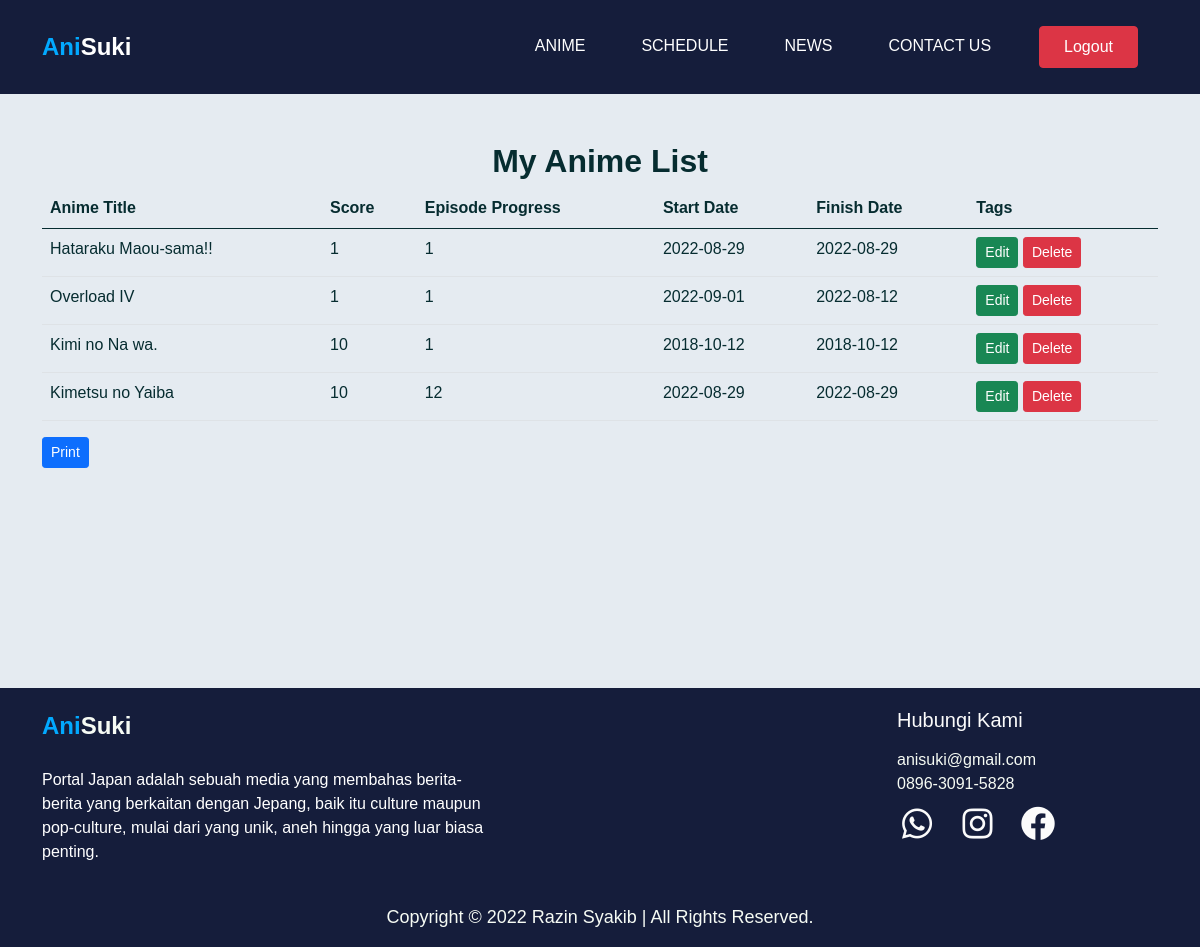
Page /list.php on the committed database.
### tables this page shows
CREATE TABLE `anime_list` (
  `id_anime` varchar(7) NOT NULL,
  `anime_title` varchar(255) NOT NULL,
  `score` int(2) NOT NULL,
  `episode_progress` int(4) NOT NULL,
  `start_date` date NOT NULL,
  `finish_date` date NOT NULL,
  `notes` varchar(255) NOT NULL
);

### list.php (the view, shortened to what this page needs)
<?php
require 'koneksi.php';
?>
<!doctype html>
<html lang="en">
<head>
    <link href="https://cdn.jsdelivr.net/npm/bootstrap@5.0.2/dist/css/bootstrap.min.css" rel="stylesheet">
    <link rel="stylesheet" href="style.css">
    <link href="https://unpkg.com/aos@2.3.1/dist/aos.css" rel="stylesheet">
    <link href='https://unpkg.com/boxicons@2.1.2/css/boxicons.min.css' rel='stylesheet'>
    <link rel="stylesheet" href="path/to/font-awesome/css/font-awesome.min.css">
</head>
<body>
    <header>
        <div id="nav-scroll">
            <nav class="navbar navbar-expand-lg navbar-light py-4 bgcolor" data-aos="fade-down">
                <div class="container">
                    <a class="navbar-brand" href="#"><span>Ani</span>Suki</a>
                    <div class="collapse navbar-collapse" id="navbarResponsive">
                        <div class="navbar-nav ms-auto">
                            <a class="nav-link" aria-current="page" href="nime.html">ANIME</a>
                            <a class="nav-link" href="#">SCHEDULE</a>
                            <a class="nav-link" href="news.php">NEWS</a>
                            <a class="nav-link" href="contact.php">CONTACT US</a>
                            <a class="nav-link btn btn-danger px-4 text-white" href="index.php">Logout</a>
                        </div>
                    </div>
                </div>
            </nav>
        </div>
    </header>
    <section class="body-edit">
        <div class="container">
            <div class="row pt-5" data-aos="fade-up" data-aos-once="true">
                <div class="col-12">
                    <h2 class="section-heading">My Anime List</h2>
                </div>
                <div class="col-12">
                    <table class="table">
                        <thead>
                            <tr>
                                <th scope="col">Anime Title</th>
                                <th scope="col">Score</th>
                                <th scope="col">Episode Progress</th>
                                <th scope="col">Start Date</th>
                                <th scope="col">Finish Date</th>
                                <th scope="col">Tags</th>
                            </tr>
                        </thead>
                        <tbody>
                            <?php
                            $query = "SELECT * FROM anime_list";
                            $query_run = mysqli_query($connect, $query);
                            if (mysqli_num_rows($query_run) > 0) {
                                foreach ($query_run as $list) {
                            ?>
                                    <tr>
                                        <td><?= $list['anime_title']; ?></td>
                                        <td><?= $list['score']; ?></td>
                                        <td><?= $list['episode_progress']; ?></td>
                                        <td><?= $list['start_date']; ?></td>
                                        <td><?= $list['finish_date']; ?></td>
                                        <td><a href="list_update.php?id_anime=<?= $list['id_anime']; ?>" class="btn btn-success btn-sm">Edit</a>
                                            <a href="list_delete.php?id_anime=<?= $list['id_anime']; ?>" class="btn btn-danger btn-sm">Delete</a>
                                        </td>
                                    </tr>
                            <?php
                                }
                            } else {
                                echo "<h5> No Record Found </h5>";
                            }
                            ?>
                        </tbody>
                    </table>
                </div>
                <div class="col-12">
                    <a href="print.php" class="btn btn-primary btn-sm">Print</a>
                </div>
            </div>
        </div>
    </section>
    <section class="footer" style="margin-top: 220px;">
        <div class="container">
            <div class="row">
                <div class="col-5">
                    <div class="logo-footer">
                        <a class="navbar-brand" href="index.html"><span>Ani</span>Suki</a>
                    </div>
                    <div class="info mt-4">
                        <div class="footer-text mt-3">
                            <p class="text-white">Portal Japan adalah sebuah media yang membahas berita-berita
                                yang berkaitan dengan Jepang, baik itu culture maupun pop-culture, mulai dari yang unik,
                                aneh hingga yang luar biasa penting.</p>
                        </div>
                    </div>
                </div>
                <div class="col-4"></div>
                <div class="col-2">
                    <div class="info">
                        <h5 style="color: #FBFBFB;">Hubungi Kami</h5>
                        <div class="sosmed">
                            <div class="row mt-3">
                                <div class="col-12">
                                    <a href="mailto: anisuki@gmail.com" target="_blank" class=" infotxt">anisuki@gmail.com</a>
                                </div>
                                <div class="col-12">
                                    <a href="#" class="infotxt">0896-3091-5828</a>
                                </div>
                                <div class="col-12 mt-2">
                                    <a href="#"><i class="bx bxl-whatsapp pe-2"></i></a>
                                    <a href="#"><i class='bx bxl-instagram px-2'></i></a>
                                    <a href="#"><i class='bx bxl-facebook-circle ps-2'></i></a>
                                </div>
                            </div>
                        </div>
                    </div>
                </div>
                <div class="col-1"></div>
            </div>
            <div class="row">
                <div class="col-12 mt-4">
                    <p class="copyright">Copyright © 2022 Razin Syakib | All Rights Reserved.</p>
                </div>
            </div>
        </div>
    </section>
</body>
</html>

### style.css (style rules this page uses)
* { box-sizing: border-box !important; color: #062C30; font-family: "Poppins", sans-serif; }
body { background-color: #E5EBF1; }
a { text-decoration: none; }
.navbar { background-color: #151D3B; }
.navbar-brand { font-weight: 900; font-size: 24px; }
.navbar a { color: white !important; }
.navbar-brand span { color: #02A9FF; }
.nav-link { color: white !important; margin-right: 20px; margin-left: 20px; }
.section-heading { color: #062C30; font-weight: 700; text-align: center; }
.footer { background-color: #151D3B; padding-top: 20px; }
.footer .logo-footer a { color: #F6FBF4; }
.footer .info a { color: #F6FBF4; text-decoration: none; }
.sosmed i { font-size: 40px; color: #FBFBFB; }
.copyright { font-size: 18px; color: #F6FBF4; text-align: center; }

### rows in the picture
anime_list: anime_title "Hataraku Maou-sama!!", score "1", episode_progress "1", start_date "2022-08-29", finish_date "2022-08-29"
anime_list: anime_title "Overload IV", score "1", episode_progress "1", start_date "2022-09-01", finish_date "2022-08-12"
anime_list: anime_title "Kimi no Na wa.", score "10", episode_progress "1", start_date "2018-10-12", finish_date "2018-10-12"
anime_list: anime_title "Kimetsu no Yaiba", score "10", episode_progress "12", start_date "2022-08-29", finish_date "2022-08-29"
